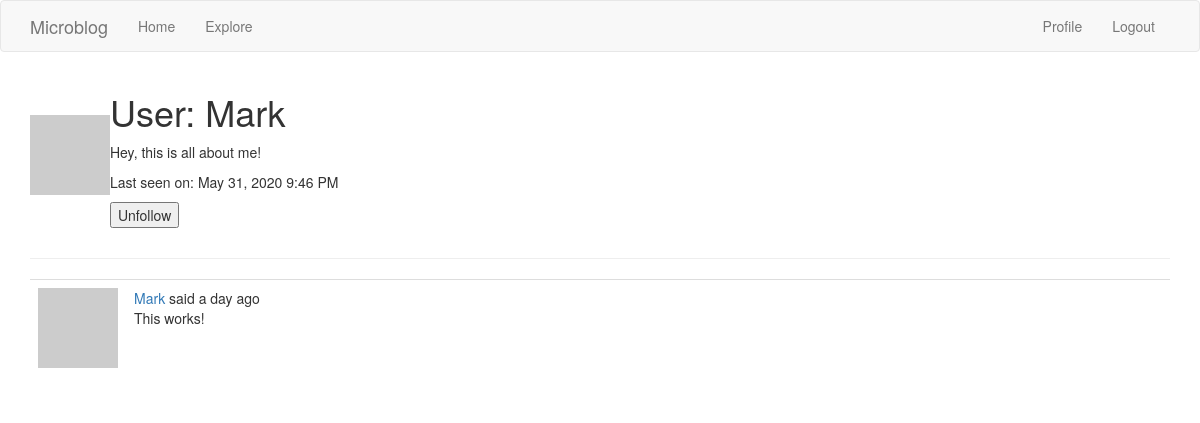
The app's page /user/Mark (signed in), older data.
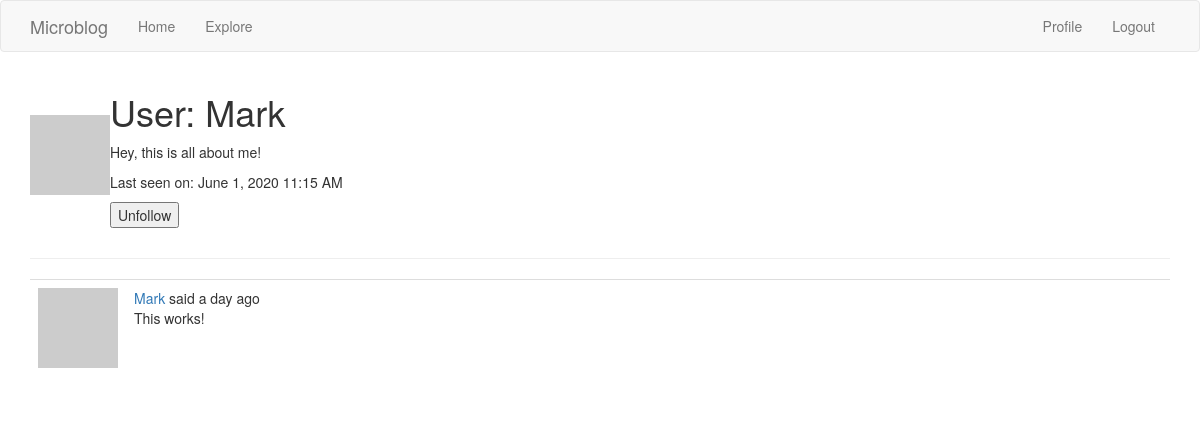
The same page, newer data.
### app/models.py (models this page shows, shortened)
class User(UserMixin, db.Model):
    id = db.Column(db.Integer, primary_key=True)
    username = db.Column(db.String(64), index=True, unique=True)
    email = db.Column(db.String(120), index=True, unique=True)
    password_hash = db.Column(db.String(128))
    posts = db.relationship('Post', backref='author', lazy='dynamic')
    about_me = db.Column(db.String(140))
    last_seen = db.Column(db.DateTime, default=datetime.utcnow)
    followed = db.relationship(
        'User', secondary=followers,
        primaryjoin=(followers.c.follower_id == id),
        secondaryjoin=(followers.c.followed_id == id),
        backref=db.backref('followers', lazy='dynamic'), lazy='dynamic')
    def avatar(self, size):
        digest = md5(self.email.lower().encode('utf-8')).hexdigest()
        return 'https://www.gravatar.com/avatar/{}?d=identicon&s={}'.format(digest, size)
    def is_following(self, user):
        return self.followed.filter(followers.c.followed_id == user.id).count() > 0

### app/routes.py (the view)
@app.route('/user/<username>')
@login_required
def user(username):
    user = User.query.filter_by(username=username).first_or_404()
    page = request.args.get('page', 1, type=int)
    posts = user.posts.order_by(Post.timestamp.desc()).paginate(
        page, app.config['POSTS_PER_PAGE'], False)
    next_url = url_for('user', username=user.username, page=posts.next_num) \
        if posts.has_next else None
    prev_url = url_for('user', username=user.username, page=posts.prev_num) \
        if posts.has_prev else None
    form = EmptyForm()
    return render_template('user.html', user=user, posts=posts.items,
                           next_url=next_url, prev_url=prev_url, form=form)

### app/forms.py
class EmptyForm(FlaskForm):
    submit = SubmitField('Submit')

### app/models.py (called while the page is built)
@login.user_loader
def load_user(id):
    return User.query.get(int(id))

### app/routes.py (called while the page is built)
@app.before_request
def before_request():
    if current_user.is_authenticated:
        current_user.last_seen = datetime.utcnow()
        db.session.commit()

### app/templates/user.html (shortened to what this page needs)
{% extends "base.html" %}
{% block app_content %}
    <table>
        <tr valign=""top">
            <td><img src="{{ user.avatar(128) }}"</td>
             <td>
                 <h1>User: {{ user.username }}</h1>
                {% if user.about_me %}<p>{{ user.about_me }}</p>{% endif %}
                {% if user.last_seen %}
                <p>Last seen on: {{ moment(user.last_seen).format('LLL') }}</p>
                {% endif %}
                 {% if user == current_user %}
                 <p><a href="{{ url_for('edit_profile') }}">Edit your profile</a></p>
        {% else %}
        <p>
            <form action="{{ url_for('unfollow', username=user.username) }}" method="post">
                {{ form.submit(value='Unfollow') }}
            </form>
        </p>
        {% endif %}
             </td>
        </tr>
    </table>
    <hr>
    {% for post in posts %}
        {% include '_post.html' %}
    {% endfor %}
{% endblock %}

Row changes from the older to the newer data that the page shows:
changed User "Mark": last_seen "May 31, 2020 9:46 PM" → "June 1, 2020 11:15 AM"
